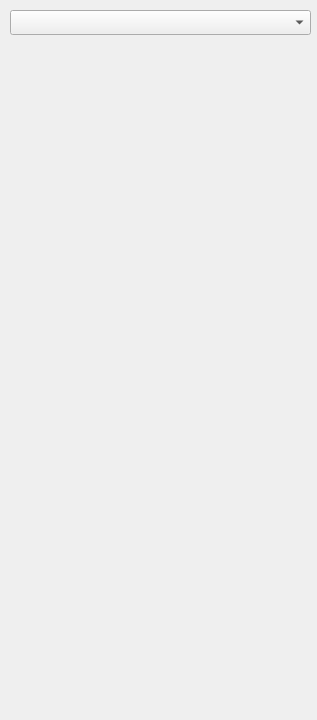
<?xml version="1.0" encoding="UTF-8"?>
<ui version="4.0">
 <class>InfoPalette</class>
 <widget class="QWidget" name="InfoPalette">
  <property name="geometry">
   <rect>
    <x>0</x>
    <y>0</y>
    <width>317</width>
    <height>720</height>
   </rect>
  </property>
  <property name="windowTitle">
   <string>Form</string>
  </property>
  <widget class="QComboBox" name="constraintSelectionBox">
   <property name="geometry">
    <rect>
     <x>10</x>
     <y>10</y>
     <width>301</width>
     <height>25</height>
    </rect>
   </property>
  </widget>
 </widget>
 <resources/>
 <connections/>
</ui>
